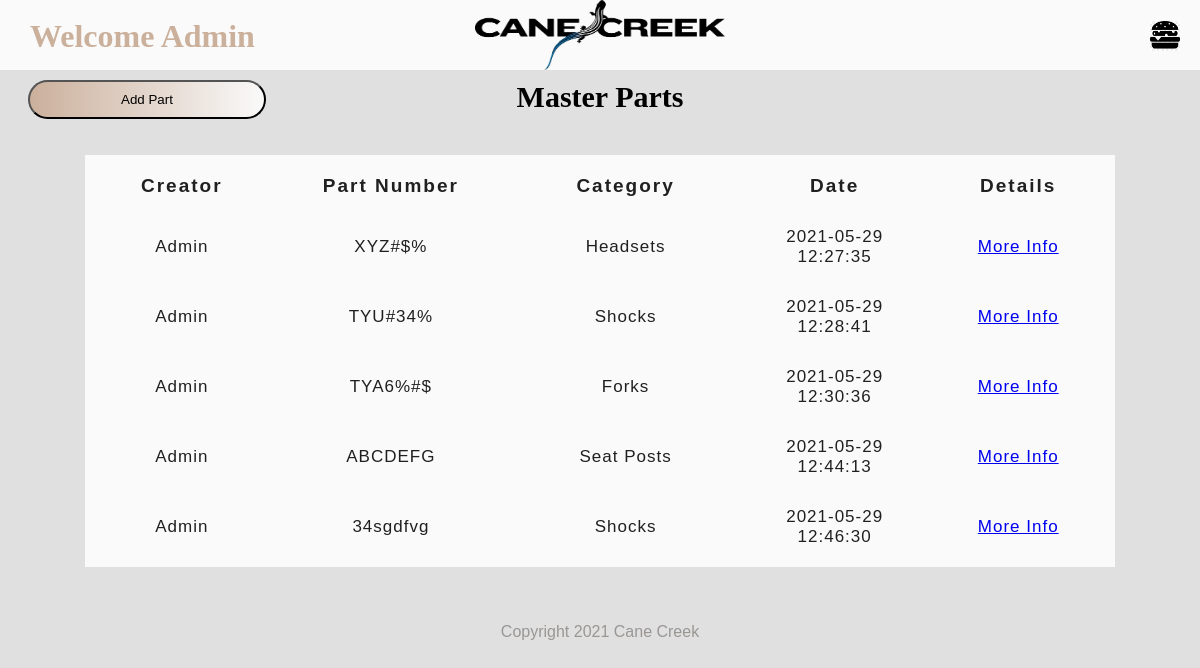
Page /master.php (signed in) on the earlier database version.
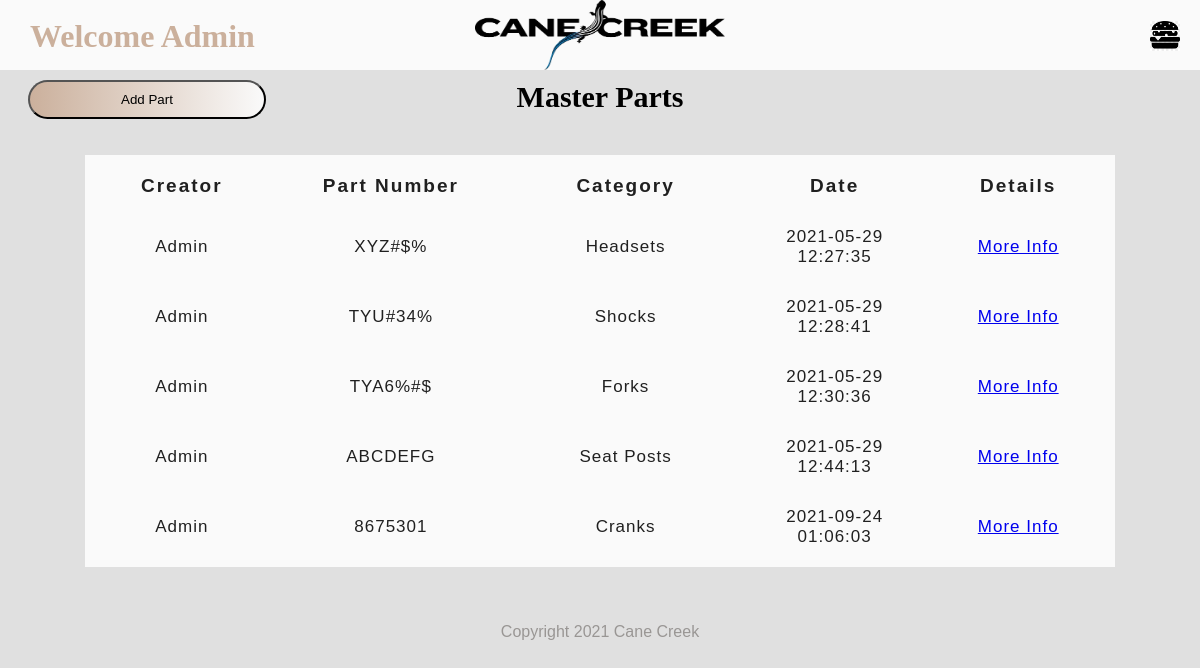
Same page on the later database version.
### tables this page shows
CREATE TABLE `parts` (
  `id` int(11) NOT NULL AUTO_INCREMENT,
  `qr` varchar(255) NOT NULL,
  `userid` varchar(255) NOT NULL,
  `pnumber` varchar(255) NOT NULL,
  `pname` varchar(255) NOT NULL,
  `pcategory` varchar(255) NOT NULL,
  `pdescription` varchar(255) NOT NULL,
  `ptime` timestamp NOT NULL DEFAULT current_timestamp(),
  PRIMARY KEY (`id`)
);

### php/global.php (called while the page is built, shortened)
<?php
  include('config/dbConnect.php');
  $sql = 'SELECT * FROM parts';
  $result = mysqli_query($conn, $sql);
  $parts = mysqli_fetch_all($result, MYSQLI_ASSOC);
?>

### master.php (the view, shortened to what this page needs)
<?php
  include ('templates/header.php')
?>
<form id="addpartbtn" class="input-group" style="position: absolute; top: 80px; left: 7px;" >
  <button type="submit" class="submit-btn">Add Part</button>
</form>
<h2 style="color: black;">Master Parts</h2>
<div class='tablebox'>
  <table class='table'>
    <thead>
      <tr>
        <th>Creator</th>
        <th>Part Number</th>
        <th>Category</th>
        <th>Date</th>
        <th>Details</th>
      </tr>
    </thead>
    <?php foreach ($parts as $part){ ?>
      <tbody>
        <tr>
          <td><?php echo htmlspecialchars($part['userid']);?></td>
          <td><?php echo htmlspecialchars($part['pnumber']);?></td>
          <td><?php echo htmlspecialchars($part['pcategory']);?></td>
          <td><?php echo htmlspecialchars($part['ptime']);?></td>
          <td>
            <a href="details.php?qr=<?php echo $part['qr']?>">More Info</a>
          </td>
        </tr>
      </tbody>
    <?php } ?>
  </table>
</div>
<?php
  include('templates/footer.php');
?>

Differences in the rows shown:
removed parts: userid "Admin", pnumber "34sgdfvg", pcategory "Shocks", ptime "2021-05-29 12:46:30"
added parts: userid "Admin", pnumber "8675301", pcategory "Cranks", ptime "2021-09-24 01:06:03"
